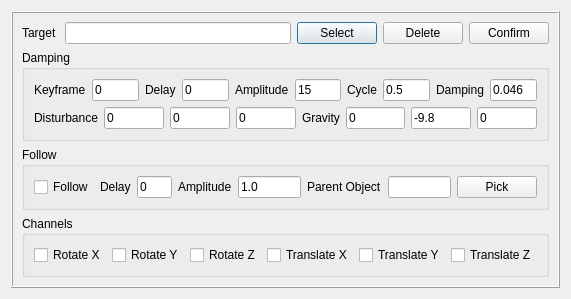
<?xml version="1.0" encoding="UTF-8"?>
<ui version="4.0">
 <class>dialog</class>
 <widget class="QDialog" name="dialog">
  <property name="windowModality">
   <enum>Qt::NonModal</enum>
  </property>
  <property name="geometry">
   <rect>
    <x>0</x>
    <y>0</y>
    <width>571</width>
    <height>272</height>
   </rect>
  </property>
  <property name="sizePolicy">
   <sizepolicy hsizetype="Preferred" vsizetype="Maximum">
    <horstretch>0</horstretch>
    <verstretch>0</verstretch>
   </sizepolicy>
  </property>
  <property name="maximumSize">
   <size>
    <width>16777215</width>
    <height>300</height>
   </size>
  </property>
  <property name="windowTitle">
   <string>Keyframe Data</string>
  </property>
  <layout class="QHBoxLayout" name="horizontalLayout_6">
   <item>
    <widget class="QFrame" name="frame">
     <property name="frameShape">
      <enum>QFrame::Box</enum>
     </property>
     <property name="frameShadow">
      <enum>QFrame::Raised</enum>
     </property>
     <layout class="QVBoxLayout" name="verticalLayout">
      <item>
       <layout class="QHBoxLayout" name="horizontalLayout_5">
        <item>
         <widget class="QLabel" name="label_10">
          <property name="text">
           <string>Target </string>
          </property>
         </widget>
        </item>
        <item>
         <widget class="QLineEdit" name="targetLE"/>
        </item>
        <item>
         <widget class="QPushButton" name="selectBTN">
          <property name="text">
           <string>Select</string>
          </property>
         </widget>
        </item>
        <item>
         <widget class="QPushButton" name="deleteBTN">
          <property name="sizePolicy">
           <sizepolicy hsizetype="Maximum" vsizetype="Fixed">
            <horstretch>0</horstretch>
            <verstretch>0</verstretch>
           </sizepolicy>
          </property>
          <property name="text">
           <string>Delete</string>
          </property>
         </widget>
        </item>
        <item>
         <widget class="QPushButton" name="confirmBTN">
          <property name="text">
           <string>Confirm</string>
          </property>
         </widget>
        </item>
       </layout>
      </item>
      <item>
       <widget class="QGroupBox" name="groupBox">
        <property name="title">
         <string>Damping</string>
        </property>
        <layout class="QVBoxLayout" name="verticalLayout_2">
         <item>
          <layout class="QHBoxLayout" name="horizontalLayout">
           <item>
            <widget class="QLabel" name="keyframeLB">
             <property name="text">
              <string>Keyframe</string>
             </property>
            </widget>
           </item>
           <item>
            <widget class="QLineEdit" name="keyframeLE">
             <property name="text">
              <string>0</string>
             </property>
            </widget>
           </item>
           <item>
            <widget class="QLabel" name="label">
             <property name="text">
              <string>Delay</string>
             </property>
            </widget>
           </item>
           <item>
            <widget class="QLineEdit" name="delayLE">
             <property name="text">
              <string>0</string>
             </property>
            </widget>
           </item>
           <item>
            <widget class="QLabel" name="label_4">
             <property name="text">
              <string>Amplitude</string>
             </property>
            </widget>
           </item>
           <item>
            <widget class="QLineEdit" name="ampLE">
             <property name="text">
              <string>15</string>
             </property>
            </widget>
           </item>
           <item>
            <widget class="QLabel" name="label_3">
             <property name="text">
              <string>Cycle</string>
             </property>
            </widget>
           </item>
           <item>
            <widget class="QLineEdit" name="cycleLE">
             <property name="text">
              <string>0.5</string>
             </property>
            </widget>
           </item>
           <item>
            <widget class="QLabel" name="label_2">
             <property name="text">
              <string>Damping</string>
             </property>
            </widget>
           </item>
           <item>
            <widget class="QLineEdit" name="dampingLE">
             <property name="text">
              <string>0.046</string>
             </property>
            </widget>
           </item>
          </layout>
         </item>
         <item>
          <layout class="QHBoxLayout" name="horizontalLayout_2">
           <item>
            <widget class="QLabel" name="label_5">
             <property name="text">
              <string>Disturbance</string>
             </property>
            </widget>
           </item>
           <item>
            <widget class="QLineEdit" name="disturbanceXLE">
             <property name="text">
              <string>0</string>
             </property>
            </widget>
           </item>
           <item>
            <widget class="QLineEdit" name="disturbanceYLE">
             <property name="text">
              <string>0</string>
             </property>
            </widget>
           </item>
           <item>
            <widget class="QLineEdit" name="disturbanceZLE">
             <property name="text">
              <string>0</string>
             </property>
            </widget>
           </item>
           <item>
            <widget class="QLabel" name="label_6">
             <property name="text">
              <string>Gravity</string>
             </property>
            </widget>
           </item>
           <item>
            <widget class="QLineEdit" name="gravityXLE">
             <property name="text">
              <string>0</string>
             </property>
            </widget>
           </item>
           <item>
            <widget class="QLineEdit" name="gravityYLE">
             <property name="text">
              <string>-9.8</string>
             </property>
            </widget>
           </item>
           <item>
            <widget class="QLineEdit" name="gravityZLE">
             <property name="text">
              <string>0</string>
             </property>
            </widget>
           </item>
          </layout>
         </item>
        </layout>
       </widget>
      </item>
      <item>
       <widget class="QGroupBox" name="groupBox_2">
        <property name="title">
         <string>Follow</string>
        </property>
        <layout class="QVBoxLayout" name="verticalLayout_3">
         <item>
          <layout class="QHBoxLayout" name="horizontalLayout_3">
           <item>
            <widget class="QCheckBox" name="followCB">
             <property name="text">
              <string>Follow</string>
             </property>
            </widget>
           </item>
           <item>
            <widget class="QLabel" name="label_8">
             <property name="text">
              <string>Delay</string>
             </property>
            </widget>
           </item>
           <item>
            <widget class="QLineEdit" name="followDelayLE">
             <property name="maximumSize">
              <size>
               <width>80</width>
               <height>16777215</height>
              </size>
             </property>
             <property name="text">
              <string>0</string>
             </property>
            </widget>
           </item>
           <item>
            <widget class="QLabel" name="label_9">
             <property name="text">
              <string>Amplitude</string>
             </property>
            </widget>
           </item>
           <item>
            <widget class="QLineEdit" name="followAmpLE">
             <property name="text">
              <string>1.0</string>
             </property>
            </widget>
           </item>
           <item>
            <widget class="QLabel" name="label_7">
             <property name="text">
              <string>Parent Object</string>
             </property>
            </widget>
           </item>
           <item>
            <widget class="QLineEdit" name="parentObjectLE"/>
           </item>
           <item>
            <widget class="QPushButton" name="pickBTN">
             <property name="text">
              <string>Pick</string>
             </property>
            </widget>
           </item>
          </layout>
         </item>
        </layout>
       </widget>
      </item>
      <item>
       <widget class="QGroupBox" name="groupBox_3">
        <property name="title">
         <string>Channels</string>
        </property>
        <layout class="QHBoxLayout" name="horizontalLayout_4">
         <item>
          <widget class="QCheckBox" name="rxCB">
           <property name="text">
            <string>Rotate X</string>
           </property>
          </widget>
         </item>
         <item>
          <widget class="QCheckBox" name="ryCB">
           <property name="text">
            <string>Rotate Y</string>
           </property>
          </widget>
         </item>
         <item>
          <widget class="QCheckBox" name="rzCB">
           <property name="text">
            <string>Rotate Z</string>
           </property>
          </widget>
         </item>
         <item>
          <widget class="QCheckBox" name="txCB">
           <property name="text">
            <string>Translate X</string>
           </property>
          </widget>
         </item>
         <item>
          <widget class="QCheckBox" name="tyCB">
           <property name="text">
            <string>Translate Y</string>
           </property>
          </widget>
         </item>
         <item>
          <widget class="QCheckBox" name="tzCB">
           <property name="text">
            <string>Translate Z</string>
           </property>
          </widget>
         </item>
        </layout>
       </widget>
      </item>
     </layout>
    </widget>
   </item>
  </layout>
 </widget>
 <resources/>
 <connections/>
</ui>
